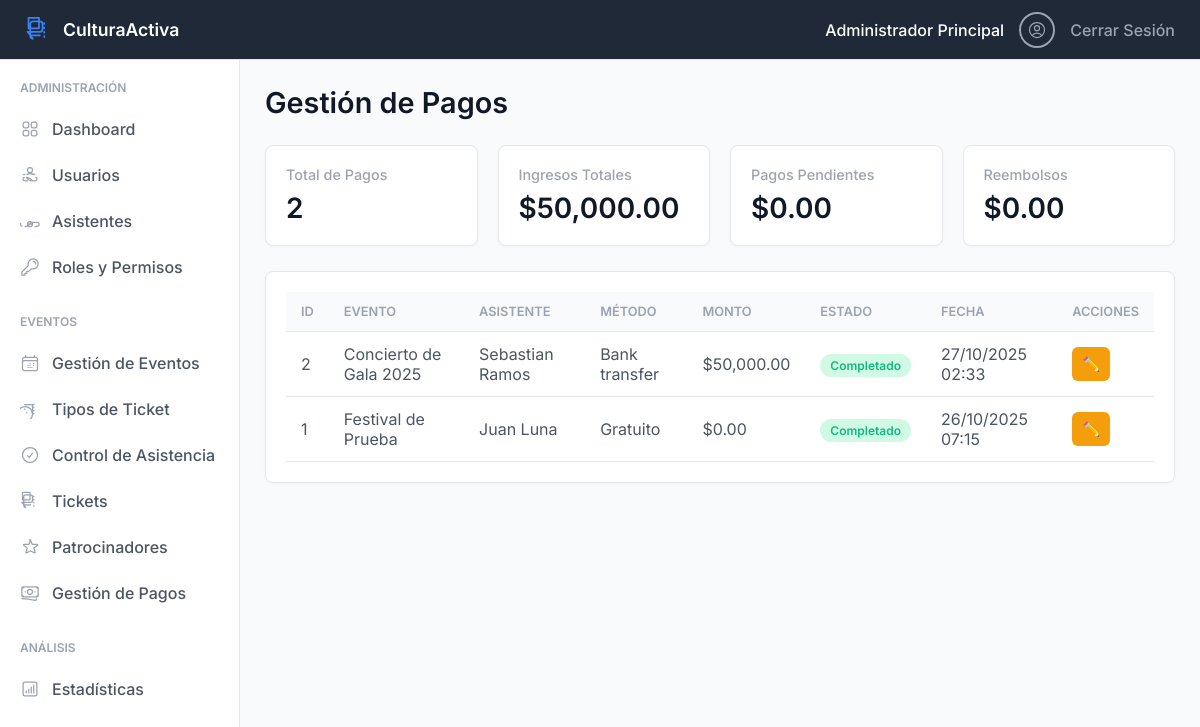
/admin/pagos.php (signed in), run on the app's committed database.
### tables this page shows
CREATE TABLE `pagos` (
  `id_pago` int(11) NOT NULL,
  `id_ticket` int(11) DEFAULT NULL,
  `monto` decimal(10,2) NOT NULL,
  `metodo` varchar(50) DEFAULT NULL COMMENT 'Credit card, Bank transfer (de gestion-de-pagos-*.jpg)',
  `estado` varchar(50) DEFAULT 'Pendiente' COMMENT 'Completado, Pendiente, Reembolsado',
  `fecha_pago` timestamp NOT NULL DEFAULT current_timestamp(),
  `id_transaccion` varchar(255) DEFAULT NULL
);

CREATE TABLE `eventos` (
  `id_evento` int(11) NOT NULL,
  `nombre` varchar(255) NOT NULL,
  `descripcion` text DEFAULT NULL,
  `fecha_evento` datetime NOT NULL,
  `lugar` varchar(255) NOT NULL,
  `id_organizador` int(11) DEFAULT NULL,
  `fecha_publicacion` timestamp NOT NULL DEFAULT current_timestamp(),
  `estado` varchar(50) DEFAULT 'Borrador',
  `capacidad` int(11) DEFAULT 500,
  `visibilidad` varchar(50) DEFAULT 'Público'
);

CREATE TABLE `usuarios` (
  `id_usuario` int(11) NOT NULL,
  `nombre_completo` varchar(255) NOT NULL,
  `email` varchar(255) NOT NULL,
  `password_hash` varchar(255) NOT NULL,
  `id_rol` int(11) DEFAULT NULL,
  `fecha_creacion` timestamp NOT NULL DEFAULT current_timestamp(),
  `estado` varchar(20) DEFAULT 'Activo',
  `telefono` varchar(20) DEFAULT NULL
);

### includes/functions.php (called while the page is built, shortened)
<?php
function hasPermission($permiso_nombre) {
    return isset($_SESSION['permissions'][$permiso_nombre]) && $_SESSION['permissions'][$permiso_nombre] === true;
}
?>

### admin/pagos.php (the view, shortened to what this page needs)
<?php
require '../includes/functions.php';
require '../includes/db_connection.php';
$stmt = $pdo->query("
    SELECT
        p.id_pago, p.monto, p.metodo, p.estado, p.fecha_pago,
        t.numero_ticket,
        e.nombre as evento_nombre,
        u.nombre_completo as asistente_nombre
    FROM pagos p
    LEFT JOIN tickets t ON p.id_ticket = t.id_ticket
    LEFT JOIN usuarios u ON t.id_usuario = u.id_usuario
    LEFT JOIN eventos e ON t.id_evento = e.id_evento
    ORDER BY p.fecha_pago DESC
");
$pagos = $stmt->fetchAll();
$total_ingresos = $pdo->query("SELECT SUM(monto) FROM pagos WHERE estado = 'Completado'")->fetchColumn() ?? 0;
$pagos_pendientes = $pdo->query("SELECT SUM(monto) FROM pagos WHERE estado = 'Pendiente'")->fetchColumn() ?? 0;
$reembolsos = $pdo->query("SELECT SUM(monto) FROM pagos WHERE estado = 'Reembolsado'")->fetchColumn() ?? 0;
$total_pagos = $pdo->query("SELECT COUNT(*) FROM pagos")->fetchColumn();
include '../includes/header.php';
include '../includes/sidebar.php';
?>
<main class="content">
    <div class="header-bar">
        <h1>Gestión de Pagos</h1>
    </div>
    <div class="stats-grid" style="grid-template-columns: repeat(4, 1fr);">
        <div class="stat-card">
            <h4>Total de Pagos</h4>
            <h2><?php echo $total_pagos; ?></h2>
        </div>
        <div class="stat-card">
            <h4>Ingresos Totales</h4>
            <h2>$<?php echo number_format($total_ingresos, 2); ?></h2>
        </div>
        <div class="stat-card">
            <h4>Pagos Pendientes</h4>
            <h2>$<?php echo number_format($pagos_pendientes, 2); ?></h2>
        </div>
        <div class="stat-card">
            <h4>Reembolsos</h4>
            <h2>$<?php echo number_format($reembolsos, 2); ?></h2>
        </div>
    </div>
    <div class="card">
        <div class="card-body">
            <table>
                <thead>
                    <tr>
                        <th>ID</th>
                        <th>Evento</th>
                        <th>Asistente</th>
                        <th>Método</th>
                        <th>Monto</th>
                        <th>Estado</th>
                        <th>Fecha</th>
                        <th>Acciones</th>
                    </tr>
                </thead>
                <tbody>
                    <?php foreach ($pagos as $pago): ?>
                        <tr>
                            <td><?php echo $pago['id_pago']; ?></td>
                            <td><?php echo htmlspecialchars($pago['evento_nombre'] ?? 'N/A'); ?></td>
                            <td><?php echo htmlspecialchars($pago['asistente_nombre'] ?? 'N/A'); ?></td>
                            <td><?php echo htmlspecialchars($pago['metodo']); ?></td>
                            <td>$<?php echo number_format($pago['monto'], 2); ?></td>
                            <td>
                                <span class="tag tag-<?php echo strtolower($pago['estado']); ?>">
                                    <?php echo htmlspecialchars($pago['estado']); ?>
                                </span>
                            </td>
                            <td><?php echo date('d/m/Y H:i', strtotime($pago['fecha_pago'])); ?></td>
                            <td>
                                <?php if (hasPermission('editar_pagos')): ?>
                                    <a href="pago_gestionar.php?id=<?php echo $pago['id_pago']; ?>" class="btn btn-icon btn-edit" title="Editar Pago/Estado">✏️</a>
                                <?php endif; ?>
                            </td>
                        </tr>
                    <?php endforeach; ?>
                </tbody>
            </table>
        </div>
    </div>
</main>
<?php include '../includes/footer.php'; ?>

### includes/header.php (shortened to what this page needs)
<?php
require_once __DIR__ . '/functions.php';
?>
<!DOCTYPE html>
<html lang="es">
<head>
    <link rel="stylesheet" href="../public/css/style.css">
</head>
<body>
    <header class="top-navbar">
        <a href="dashboard.php" class="logo-container">
            <span>CulturaActiva</span>
        </a>
        <div class="user-menu">
            <span><?php echo htmlspecialchars($_SESSION['user_name'] ?? 'Usuario'); ?></span>
            <div class="user-avatar">
            </div>
            <a href="../logout.php" class="logout-link">Cerrar Sesión</a>
        </div>
        </header>

### includes/sidebar.php (shortened to what this page needs)
<nav class="sidebar">
        <ul>
            <li class="menu-header">ADMINISTRACIÓN</li>
            <?php if (hasPermission('ver_dashboard')): ?>
                <li><a href="dashboard.php">
                    <span>Dashboard</span>
                </a></li>
            <?php endif; ?>
            <?php if (hasPermission('ver_usuarios')): ?>
                <li><a href="usuarios.php">
                    <span>Usuarios</span>
                </a></li>
            <?php endif; ?>
            <?php if (hasPermission('ver_asistentes')): ?>
                <li><a href="asistentes.php">
                    <span>Asistentes</span>
                </a></li>
            <?php endif; ?>
             <?php if (hasPermission('ver_roles')): ?>
                <li><a href="roles.php">
                    <span>Roles y Permisos</span>
                </a></li>
            <?php endif; ?>
            <li class="menu-header">EVENTOS</li>
            <?php if (hasPermission('ver_eventos')): ?>
                <li><a href="eventos.php">
                    <span>Gestión de Eventos</span>
                </a></li>
            <?php endif; ?>
            <?php if (hasPermission('ver_tipos_ticket')): ?>
                <li><a href="tipos_ticket.php">
                    <svg xmlns="http://www.w3.org/2000/svg" fill="none" viewBox="0 0 24 24" stroke-width="1.5" stroke="currentColor"><path stroke-linecap="round" stroke-linejoin="round" d="M16.5 6v.75m0 3v.75m0 3v.75m0 3V18m-9-1.5h.75M5.25 12h.75m0-3h.75M15 6.75V18m0 0a9 9 0 1 0-18 0m18 0a9 9 0 1 1-18 0M5.25 6.75h9.75" /></svg>
                    <span>Tipos de Ticket</span>
                </a></li>
            <?php endif; ?>
            <?php if (hasPermission('ver_control_asistencia')): ?>
                <li><a href="control_asistencia.php">
                    <svg xmlns="http://www.w3.org/2000/svg" fill="none" viewBox="0 0 24 24" stroke-width="1.5" stroke="currentColor"><path stroke-linecap="round" stroke-linejoin="round" d="M9 12.75 11.25 15 15 9.75M21 12a9 9 0 1 1-18 0 9 9 0 0 1 18 0Z" /></svg>
                    <span>Control de Asistencia</span>
                </a></li>
            <?php endif; ?>
            <?php if (hasPermission('ver_tickets')): ?>
                <li><a href="tickets.php">
                    <span>Tickets</span>
                </a></li>
            <?php endif; ?>
            <?php if (hasPermission('ver_patrocinadores')): ?>
                <li><a href="patrocinadores.php">
                    <span>Patrocinadores</span>
                </a></li>
            <?php endif; ?>
            <?php if (hasPermission('ver_pagos')): ?>
                <li><a href="pagos.php">
                    <span>Gestión de Pagos</span>
                </a></li>
            <?php endif; ?>
            <li class="menu-header">ANÁLISIS</li>
            <?php if (hasPermission('ver_estadisticas')): ?>
                <li><a href="reportes.php">
                    <span>Estadísticas</span>
                </a></li>
            <?php endif; ?>
        </ul>
    </nav>
    <div class="main-container">

### includes/footer.php (shortened to what this page needs)
</div> <script src="../public/js/chart.min.js"></script>
</body>
</html>

### public/css/style.css (style rules this page uses)
:root { --primary-blue: #3B82F6; --primary-light-blue: #EFF6FF; --dark-blue-grey: #1F2937; --background-body: #F9FAFB; --card-bg: #FFFFFF; --border-light: #E5E7EB; --text-title: #111827; --text-body: #4B5563; --text-muted: #9CA3AF; --success-green: #10B981; --success-bg: #D1FAE5; --danger-red: #EF4444; --danger-bg: #FEE2E2; --warning-orange: #F59E0B; --warning-bg: #FFFBEB; --info-purple: #8B5CF6; --info-bg: #EDE9FE; }
body, html { margin: 0; padding: 0; font-family: 'Inter', -apple-system, BlinkMacSystemFont, "Segoe UI", Roboto, "Helvetica Neue", Arial, sans-serif; background-color: var(--background-body); color: var(--text-body); }
* { box-sizing: border-box; }
body { padding-top: 60px; padding-left: 240px; }
.top-navbar { background-color: var(--dark-blue-grey); color: white; height: 60px; padding: 0 25px; display: flex; justify-content: space-between; align-items: center; position: fixed; top: 0; left: 0; right: 0; z-index: 1001; border-bottom: 1px solid var(--border-light); }
.logo-container { display: flex; align-items: center; gap: 10px; text-decoration: none; color: white; font-weight: 600; font-size: 1.1rem; }
.logo-container svg { width: 28px; height: 28px; color: var(--primary-blue); }
.user-menu { display: flex; align-items: center; gap: 15px; }
.user-menu span { font-weight: 500; }
.user-avatar { width: 36px; height: 36px; border-radius: 50%; background-color: var(--dark-blue-grey); border: 2px solid var(--text-muted); display: flex; align-items: center; justify-content: center; color: var(--text-muted); }
.user-avatar svg { width: 20px; height: 20px; }
.user-menu .logout-link { color: var(--text-muted); text-decoration: none; font-weight: 500; }
.sidebar { background-color: var(--card-bg); border-right: 1px solid var(--border-light); width: 240px; height: 100vh; position: fixed; top: 0; left: 0; padding-top: 60px; z-index: 1000; }
.sidebar ul { list-style: none; padding: 10px 0; margin: 0; }
.sidebar .menu-header { padding: 10px 20px; font-size: 0.75rem; color: var(--text-muted); text-transform: uppercase; font-weight: 600; margin-top: 15px; }
.sidebar .menu-header:first-of-type { margin-top: 0; }
.sidebar li a { display: flex; align-items: center; gap: 12px; text-decoration: none; color: var(--text-body); font-weight: 500; margin: 2px 10px; padding: 12px 10px; border-radius: 6px; transition: all 0.2s ease; }
.sidebar li a svg { width: 20px; height: 20px; flex-shrink: 0; color: var(--text-muted); transition: color 0.2s ease; }
.main-container { padding: 25px; }
.header-bar { display: flex; justify-content: space-between; align-items: center; margin-bottom: 25px; }
.header-bar h1 { margin: 0; font-size: 1.8rem; color: var(--text-title); font-weight: 600; }
.card { background-color: var(--card-bg); border-radius: 8px; border: 1px solid var(--border-light); box-shadow: 0 1px 3px rgba(0, 0, 0, 0.03); margin-bottom: 20px; }
.card-body { padding: 20px; }
.btn { padding: 10px 20px; border: none; border-radius: 6px; cursor: pointer; text-decoration: none; font-size: 0.9rem; font-weight: 600; display: inline-block; transition: all 0.2s ease; }
.btn-icon { padding: 8px 10px; margin-right: 5px; }
.btn-edit { background-color: var(--warning-orange); color: white; }
table { width: 100%; border-collapse: collapse; }
table th, table td { padding: 12px 15px; text-align: left; border-bottom: 1px solid var(--border-light); vertical-align: middle; }
table th { background-color: var(--background-body); font-size: 0.8rem; text-transform: uppercase; color: var(--text-muted); font-weight: 600; }
table td { color: var(--text-body); }
.tag { padding: 4px 10px; border-radius: 12px; font-size: 0.75rem; font-weight: 600; text-transform: capitalize; }
.tag-success, .tag-publicado, .tag-completado { background-color: var(--success-bg); color: var(--success-green); }
.stats-grid { display: grid; grid-template-columns: repeat(4, 1fr); gap: 20px; margin-bottom: 25px; }
.stat-card { background-color: var(--card-bg); padding: 20px; border-radius: 8px; border: 1px solid var(--border-light); box-shadow: 0 1px 3px rgba(0, 0, 0, 0.03); position: relative; }
.stat-card h4 { margin: 0; color: var(--text-muted); font-weight: 500; font-size: 0.9rem; }
.stat-card h2 { margin: 8px 0 0 0; font-size: 1.75rem; color: var(--text-title); font-weight: 600; }

### admin/pagos.php (style rules this page uses)
.tag-completado { background-color: var(--success-bg); color: var(--success-green); }

### data on the page
pagos: id_pago "2", eventos.nombre "Concierto de Gala 2025", usuarios.nombre_completo "Sebastian Ramos", metodo "Bank transfer", monto "50,000.00", estado "Completado", fecha_pago "27/10/2025 02:33"
pagos: id_pago "1", eventos.nombre "Festival de Prueba", usuarios.nombre_completo "Juan Luna", metodo "Gratuito", monto "0.00", estado "Completado", fecha_pago "26/10/2025 07:15"

### other printed values
$_SESSION['user_name'] "Administrador Principal"
$total_pagos "2"
$total_ingresos "50,000.00"
$pagos_pendientes "0.00"
$reembolsos "0.00"
